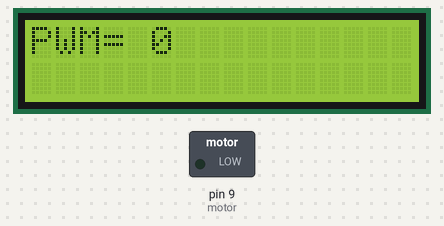
Bench run of a sketch on a simulated Arduino Uno, built with avr-gcc and run on an emulated ATmega328P. On the bench: 16×2 character LCD, switched loads named in the sketch (green lamp = pin HIGH).

Above: at 0.07 s.
At 6.9 s:
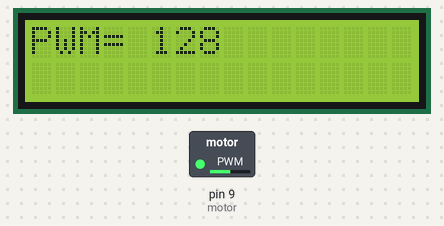
At 20.02 s:
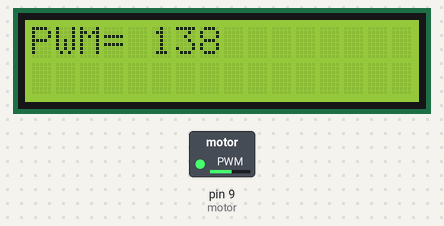
At 39.95 s:
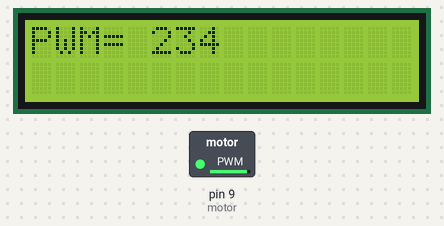
Timing chart, 0 to 40.0 s (numbered marks = the images above):
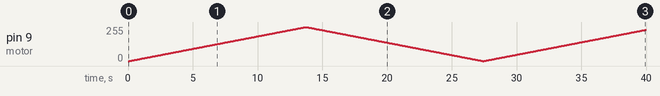

The sketch:

P18.ino
```cpp
 //P18--PWM
#include <LiquidCrystal.h>
int motor=9; // 9 nolu pwm çıkışına motor bağlanacak.
LiquidCrystal lcd(7, 6, 5, 4, 3, 2);// LCD bağlantılarımız

void setup(){
   lcd.begin(16, 2); // Kullandigimiz LCD nin sutun ve satir sayisi
   pinMode(motor,OUTPUT); //9 nolu pin çıkış olarak ayarlandı.
}

void loop()
{
    for (int i=0;i<=255;i++)
    {
      analogWrite(motor,i); //pwm değeri sayaç değişkeni ile belirleniyor.
      lcd.setCursor(0, 0); //Imlecin yeri 0.sutun 0.satir
      lcd.print("PWM= "); /* Ekrana yazi yazalim */
      lcd.print(i);
      delay(50);
      lcd.clear();//lcd yi temizleme
    }

    for (int i=255;i>=0;i--)
    {
      analogWrite(motor,i); //pwm değeri sayaç değişkeni ile belirleniyor.
      lcd.setCursor(0, 0); //Imlecin yeri 0.sutun 0.satir
      lcd.print("PWM= "); /* Ekrana yazi yazalim */
      lcd.print(i);
      delay(50);
      lcd.clear();//lcd yi temizleme
    }
}
```
